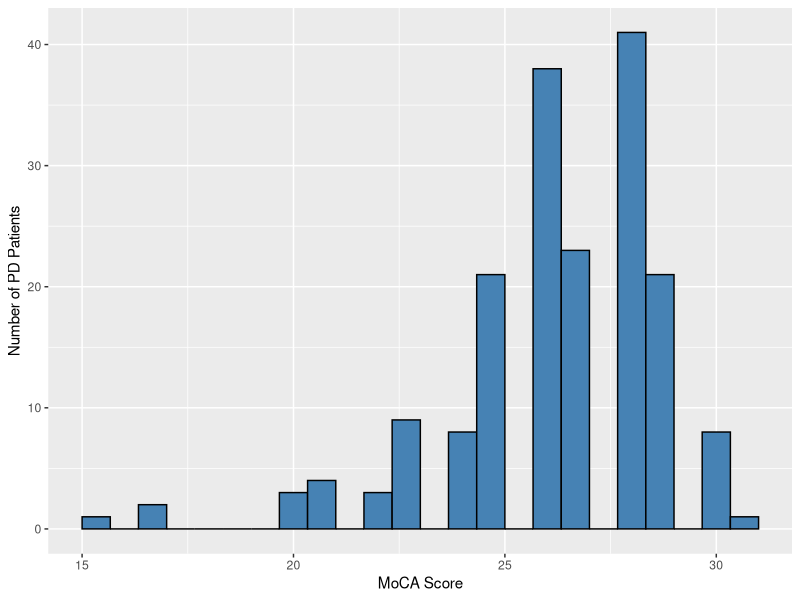

Generate this figure with R:
## ---- chunk 1
library(tidyverse)
library(ggplot2)

## ---- chunk 2
# Load in the filtered and wrangled Parkinson's metadata
parkinsons_metadata_filt_cat = read.csv("../Datasets/Metadata/parkinsons_metadata_filt_cat.csv", row.names = 1)

## ---- chunk 3
moca_histogram = ggplot(parkinsons_metadata_filt_cat, aes(x = moca_total)) +
  geom_histogram(bins = 25, fill = "steelblue", color = "black") +
  labs(x = "MoCA Score", y = "Number of PD Patients")
moca_histogram
